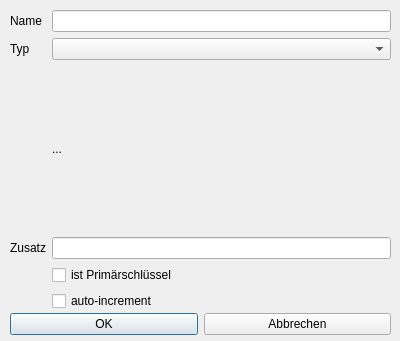
<?xml version="1.0" encoding="UTF-8"?>
<ui version="4.0">
 <class>Dialog_tableparam</class>
 <widget class="QDialog" name="Dialog_tableparam">
  <property name="geometry">
   <rect>
    <x>0</x>
    <y>0</y>
    <width>400</width>
    <height>341</height>
   </rect>
  </property>
  <property name="windowTitle">
   <string>Dialog</string>
  </property>
  <property name="modal">
   <bool>true</bool>
  </property>
  <widget class="QWidget" name="layoutWidget">
   <property name="geometry">
    <rect>
     <x>10</x>
     <y>10</y>
     <width>381</width>
     <height>301</height>
    </rect>
   </property>
   <layout class="QGridLayout" name="gridLayout">
    <item row="0" column="0">
     <widget class="QLabel" name="label">
      <property name="text">
       <string>Name</string>
      </property>
     </widget>
    </item>
    <item row="3" column="0">
     <widget class="QLabel" name="label_aditional">
      <property name="text">
       <string>Zusatz</string>
      </property>
     </widget>
    </item>
    <item row="1" column="0">
     <widget class="QLabel" name="label_2">
      <property name="text">
       <string>Typ</string>
      </property>
     </widget>
    </item>
    <item row="0" column="1">
     <widget class="QLineEdit" name="lineEdit_name"/>
    </item>
    <item row="1" column="1">
     <widget class="QComboBox" name="comboBox_typ"/>
    </item>
    <item row="3" column="1">
     <widget class="QLineEdit" name="lineEdit_aditional"/>
    </item>
    <item row="4" column="1">
     <widget class="QCheckBox" name="checkBox_ispri">
      <property name="text">
       <string>ist Primärschlüssel</string>
      </property>
     </widget>
    </item>
    <item row="5" column="1">
     <widget class="QCheckBox" name="checkBox_autoincrement">
      <property name="text">
       <string>auto-increment</string>
      </property>
     </widget>
    </item>
    <item row="2" column="1">
     <widget class="QLabel" name="label_info">
      <property name="text">
       <string>...</string>
      </property>
      <property name="wordWrap">
       <bool>true</bool>
      </property>
     </widget>
    </item>
   </layout>
  </widget>
  <widget class="QWidget" name="layoutWidget">
   <property name="geometry">
    <rect>
     <x>10</x>
     <y>310</y>
     <width>381</width>
     <height>29</height>
    </rect>
   </property>
   <layout class="QHBoxLayout" name="horizontalLayout">
    <item>
     <widget class="QPushButton" name="pushButton_ok">
      <property name="text">
       <string>OK</string>
      </property>
     </widget>
    </item>
    <item>
     <widget class="QPushButton" name="pushButton_cancel">
      <property name="text">
       <string>Abbrechen</string>
      </property>
     </widget>
    </item>
   </layout>
  </widget>
 </widget>
 <resources/>
 <connections/>
</ui>
